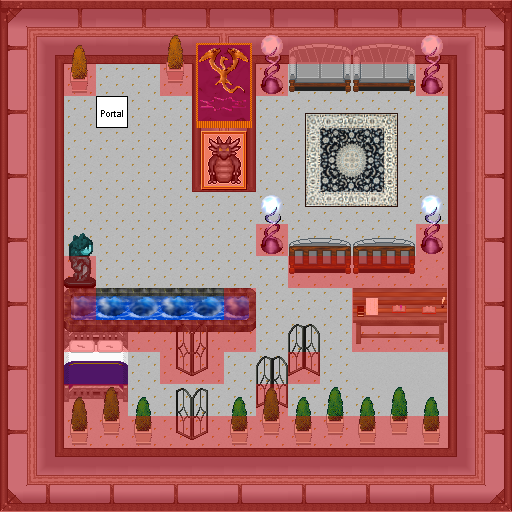

Tiled map render using the project's own tile images. Description and the map definition, with tile-layer contents summarised, below:
An orthogonal 16x16 tile map with 32x32 px tiles, 7 tile layers (0_floor, 1_terrain, 2_object, 3_roof, ...), 19 tilesets.

<map version="1.2" tiledversion="1.3.2" orientation="orthogonal" renderorder="right-down" compressionlevel="0" width="16" height="16" tilewidth="32" tileheight="32" infinite="0" nextlayerid="8" nextobjectid="1">
 <tileset firstgid="1" name="plant" tilewidth="32" tileheight="32" tilecount="12" columns="6">
  <image source="../../tileset/plant/indoor/pot_plant_1.png" width="192" height="64" />
 </tileset>
 <tileset firstgid="13" name="stairs" tilewidth="32" tileheight="32" tilecount="12" columns="2">
  <image source="../../tileset/building/stairs/stairs.png" width="64" height="192" />
 </tileset>
 <tileset firstgid="25" name="books" tilewidth="32" tileheight="32" tilecount="4" columns="2">
  <image source="../../tileset/item/documents/books.png" width="64" height="64" />
 </tileset>
 <tileset firstgid="29" name="rug border" tilewidth="32" tileheight="32" tilecount="9" columns="3">
  <image source="../../tileset/furniture/carpet/rug_border.png" width="96" height="96" />
 </tileset>
 <tileset firstgid="38" name="rugcolor" tilewidth="32" tileheight="32" tilecount="10" columns="10">
  <image source="../../tileset/furniture/carpet/plain_colours.png" width="320" height="32" />
 </tileset>
 <tileset firstgid="48" name="collision" tilewidth="32" tileheight="32" tilecount="1" columns="1">
  <image source="../../tileset/logic/collision.png" width="32" height="32" />
 </tileset>
 <tileset firstgid="49" name="rug" tilewidth="32" tileheight="32" tilecount="16" columns="4">
  <image source="../../tileset/furniture/carpet/nain_rug.png" width="128" height="128" />
 </tileset>
 <tileset firstgid="65" name="portal" tilewidth="32" tileheight="32" tilecount="24" columns="8">
  <image source="../../tileset/logic/portal.png" width="256" height="96" />
 </tileset>
 <tileset firstgid="89" name="fancy gate" tilewidth="32" tileheight="32" tilecount="6" columns="3">
  <image source="../../tileset/building/decoration/fancy_gate.png" width="96" height="64" />
 </tileset>
 <tileset firstgid="95" name="jacuzzi" tilewidth="32" tileheight="32" tilecount="36" columns="3">
  <image source="../../tileset/furniture/sink/jacuzzi_dark_side_on.png" width="96" height="384" />
 </tileset>
 <tileset firstgid="131" name="grey sofa" tilewidth="32" tileheight="32" tilecount="12" columns="3">
  <image source="../../tileset/furniture/chair/sofa_chair_grey.png" width="96" height="128" />
 </tileset>
 <tileset firstgid="143" name="my buddy" tilewidth="32" tileheight="32" tilecount="4" columns="2">
  <image source="../../tileset/furniture/picture/blackdragon.png" width="64" height="64" />
 </tileset>
 <tileset firstgid="147" name="lamp" tilewidth="32" tileheight="32" tilecount="12" columns="6">
  <image source="../../tileset/furniture/light/weird_lamp.png" width="192" height="64" />
 </tileset>
 <tileset firstgid="159" name="nymph" tilewidth="32" tileheight="32" tilecount="4" columns="1">
  <image source="../../tileset/item/statue/nymph_aqua.png" width="32" height="128" />
 </tileset>
 <tileset firstgid="163" name="banner" tilewidth="32" tileheight="32" tilecount="6" columns="2">
  <image source="../../tileset/item/banners/superhumans_wall_hanging.png" width="64" height="96" />
 </tileset>
 <tileset firstgid="169" name="Untitled" tilewidth="32" tileheight="32" tilecount="9" columns="3">
  <image source="../../tileset/furniture/table/grey_fancy_horizontal.png" width="96" height="96" />
 </tileset>
 <tileset firstgid="178" name="glass" tilewidth="32" tileheight="32" tilecount="16" columns="4">
  <image source="../../tileset/building/wall/glass.png" width="128" height="128" />
 </tileset>
 <tileset firstgid="194" name="glass_details" tilewidth="32" tileheight="32" tilecount="28" columns="4">
  <image source="../../tileset/building/wall/glass_details.png" width="128" height="224" />
 </tileset>
 <tileset firstgid="222" name="double_purple_gold" tilewidth="32" tileheight="32" tilecount="18" columns="6">
  <image source="../../tileset/furniture/bed/double_purple_gold.png" width="192" height="96" />
 </tileset>
 <layer id="1" name="0_floor" width="16" height="16">
  <data>[256 cells, 256 non-empty, 1 distinct tile ids]</data>
 </layer>
 <layer id="2" name="1_terrain" width="16" height="16">
  <data>[256 cells, 251 non-empty, 32 distinct tile ids]</data>
 </layer>
 <layer id="3" name="2_object" width="16" height="16">
  <data>[256 cells, 78 non-empty, 57 distinct tile ids]</data>
 </layer>
 <layer id="4" name="3_roof" width="16" height="16">
  <data>[256 cells, 38 non-empty, 21 distinct tile ids]</data>
 </layer>
 <layer id="5" name="objects" width="16" height="16">
  <data>[256 cells, 1 non-empty, 1 distinct tile ids]</data>
 </layer>
 <layer id="6" name="collision" width="16" height="16" opacity="0.37">
  <data>[256 cells, 164 non-empty, 1 distinct tile ids]</data>
 </layer>
 <layer id="7" name="protection" width="16" height="16">
  <data>[256 cells, 0 non-empty, 0 distinct tile ids]</data>
 </layer>
</map>
